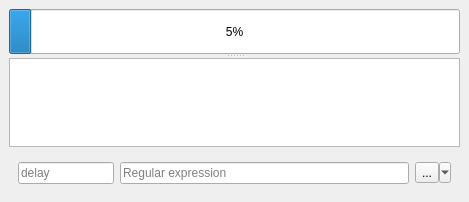
<?xml version="1.0" encoding="UTF-8"?>
<ui version="4.0">
 <class>progressDock</class>
 <widget class="QDockWidget" name="progressDock">
  <property name="geometry">
   <rect>
    <x>0</x>
    <y>0</y>
    <width>469</width>
    <height>202</height>
   </rect>
  </property>
  <property name="sizePolicy">
   <sizepolicy hsizetype="Expanding" vsizetype="Expanding">
    <horstretch>0</horstretch>
    <verstretch>0</verstretch>
   </sizepolicy>
  </property>
  <property name="minimumSize">
   <size>
    <width>469</width>
    <height>174</height>
   </size>
  </property>
  <property name="windowTitle">
   <string>Progress meter</string>
  </property>
  <widget class="QWidget" name="dockWidgetContents">
   <layout class="QVBoxLayout" name="verticalLayout_2">
    <item>
     <widget class="QSplitter" name="splitter">
      <property name="orientation">
       <enum>Qt::Vertical</enum>
      </property>
      <widget class="QProgressBar" name="progressBar">
       <property name="value">
        <number>5</number>
       </property>
      </widget>
      <widget class="QWidget" name="layoutWidget">
       <layout class="QVBoxLayout" name="verticalLayout">
        <item>
         <widget class="QTextBrowser" name="textBrowser">
          <property name="sizePolicy">
           <sizepolicy hsizetype="Ignored" vsizetype="Ignored">
            <horstretch>0</horstretch>
            <verstretch>0</verstretch>
           </sizepolicy>
          </property>
          <property name="minimumSize">
           <size>
            <width>20</width>
            <height>20</height>
           </size>
          </property>
          <property name="maximumSize">
           <size>
            <width>16777215</width>
            <height>16777215</height>
           </size>
          </property>
         </widget>
        </item>
        <item>
         <widget class="QFrame" name="progressSettings">
          <property name="sizePolicy">
           <sizepolicy hsizetype="Ignored" vsizetype="Maximum">
            <horstretch>0</horstretch>
            <verstretch>0</verstretch>
           </sizepolicy>
          </property>
          <property name="minimumSize">
           <size>
            <width>0</width>
            <height>0</height>
           </size>
          </property>
          <layout class="QHBoxLayout" name="horizontalLayout_2">
           <item>
            <layout class="QHBoxLayout" name="horizontalLayout">
             <item>
              <widget class="QLineEdit" name="delay">
               <property name="sizePolicy">
                <sizepolicy hsizetype="Expanding" vsizetype="Fixed">
                 <horstretch>1</horstretch>
                 <verstretch>0</verstretch>
                </sizepolicy>
               </property>
               <property name="minimumSize">
                <size>
                 <width>20</width>
                 <height>0</height>
                </size>
               </property>
               <property name="toolTip">
                <string>delay</string>
               </property>
               <property name="placeholderText">
                <string>delay</string>
               </property>
              </widget>
             </item>
             <item>
              <widget class="QLineEdit" name="regex">
               <property name="sizePolicy">
                <sizepolicy hsizetype="Expanding" vsizetype="Fixed">
                 <horstretch>3</horstretch>
                 <verstretch>0</verstretch>
                </sizepolicy>
               </property>
               <property name="minimumSize">
                <size>
                 <width>20</width>
                 <height>0</height>
                </size>
               </property>
               <property name="toolTip">
                <string>Regular expression</string>
               </property>
               <property name="placeholderText">
                <string>Regular expression</string>
               </property>
              </widget>
             </item>
             <item>
              <widget class="QToolButton" name="toolButton">
               <property name="text">
                <string>...</string>
               </property>
               <property name="icon">
                <iconset theme="media-playback-start">
                 <normaloff>.</normaloff>.</iconset>
               </property>
               <property name="popupMode">
                <enum>QToolButton::MenuButtonPopup</enum>
               </property>
              </widget>
             </item>
            </layout>
           </item>
          </layout>
         </widget>
        </item>
       </layout>
      </widget>
     </widget>
    </item>
   </layout>
  </widget>
 </widget>
 <resources/>
 <connections/>
</ui>
